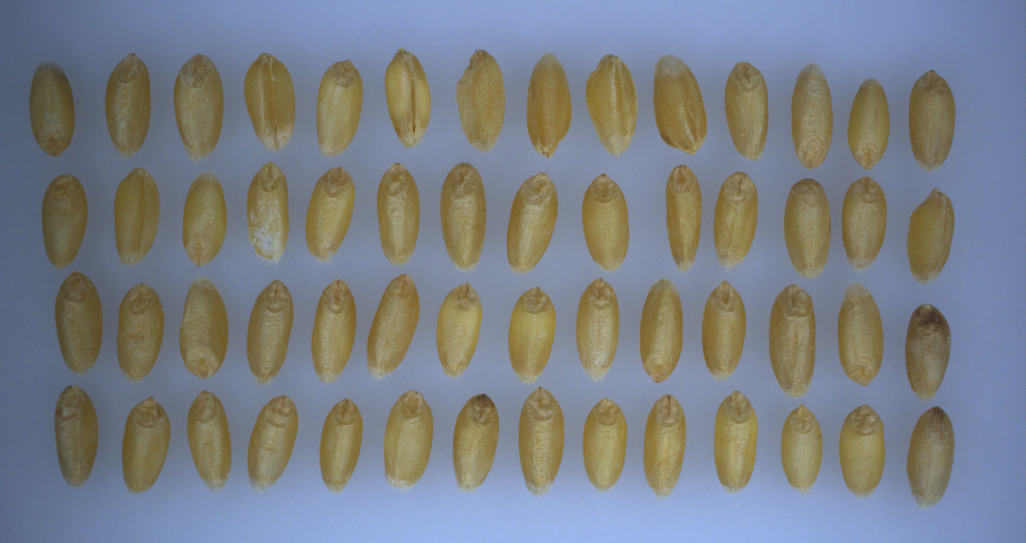
#> input picture image processing codes/KODLAR10_Bitwise_Operatorleri/KODLAR10_Bitwise_Operatorleri/Resim2_Coklu_Bugday.png, 1026 x 543 px
$ python K10_6_Bitwise_OR_Bugday_RENKLI.py
#> lines starting #> are read from the running program, lines starting #| are printed output that depends on the picture
# -*- coding: utf-8 -*-
"""
Created on Tue Mar 26 06:23:29 2024

@author: muozi
"""

import cv2

# İlk görüntüyü yükle
img1 = cv2.imread('Resim2_Coklu_Bugday.png')
#> img1 is the input picture: shape (543, 1026, 3); mean B, G, R 134.1, 128.1, 123.2

# İkinci görüntüyü yükle
img2 = cv2.imread("Resim3_Bugday_Binary.png")
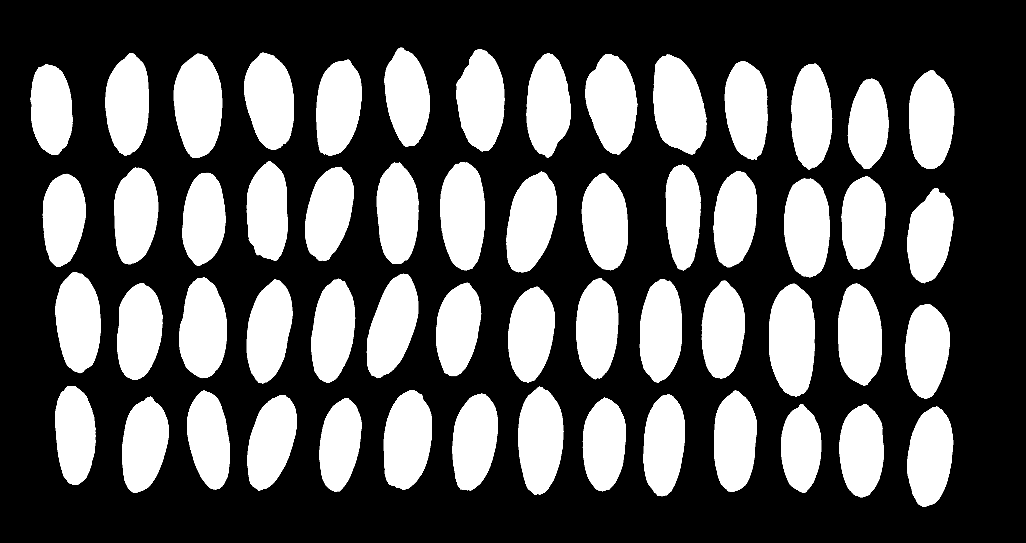
#> input picture image processing codes/KODLAR10_Bitwise_Operatorleri/KODLAR10_Bitwise_Operatorleri/Resim3_Bugday_Binary.png, 1026 x 543 px
#> img2 is the input picture: shape (543, 1026, 3); min 0, max 255, mean 88.1

print("Veri Tipi IMG_1:"+str(img1.dtype))
#| Veri Tipi IMG_1:uint8
print("Veri Tipi IMG_2:"+str(img2.dtype))
#| Veri Tipi IMG_2:uint8

print("IMG1 Görüntü Boyutu:"+str(img1.shape))
#| IMG1 Görüntü Boyutu:(543, 1026, 3)
print("IMG2 Görüntü Boyutu:"+str(img2.shape))
#| IMG2 Görüntü Boyutu:(543, 1026, 3)
# İki görüntü arasında bit düzeyinde OR işlemi gerçekleştir
bit_or = cv2.bitwise_or(img2, img1)
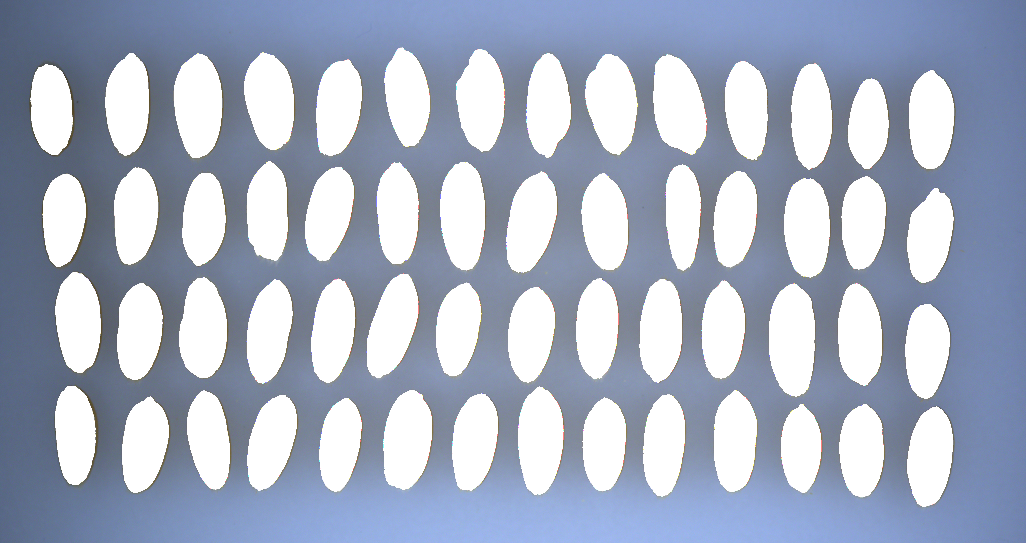
#> bit_or: shape (543, 1026, 3); mean B, G, R 194.7, 175.7, 166.5

# Görüntüleri göster
cv2.imshow("img1", img1)
cv2.imshow("img2", img2)
cv2.imshow("bitwise_or", bit_or)

cv2.waitKey(0)
cv2.destroyAllWindows()
